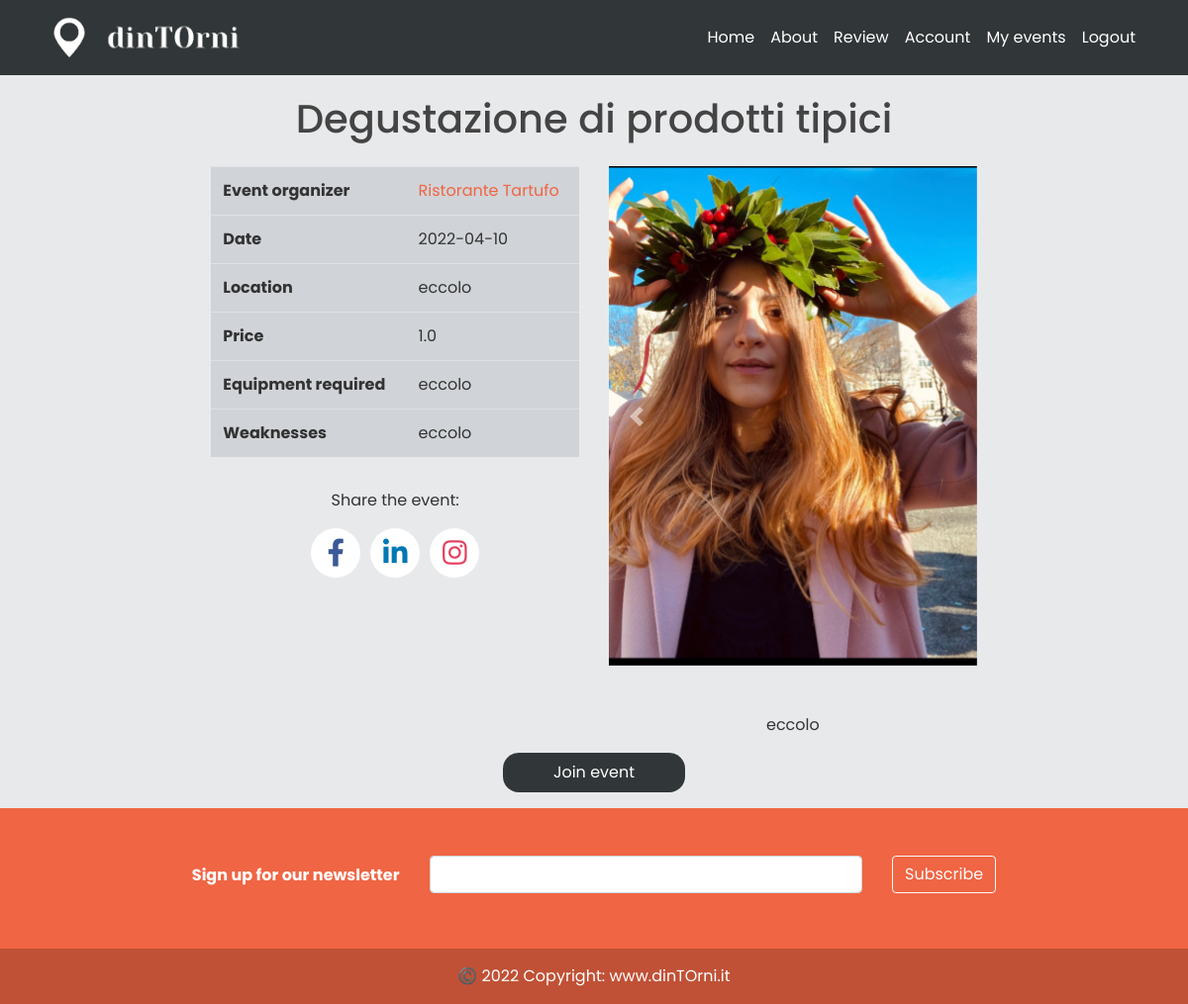
/event/9 (signed in), run on an earlier commit of the app's database.
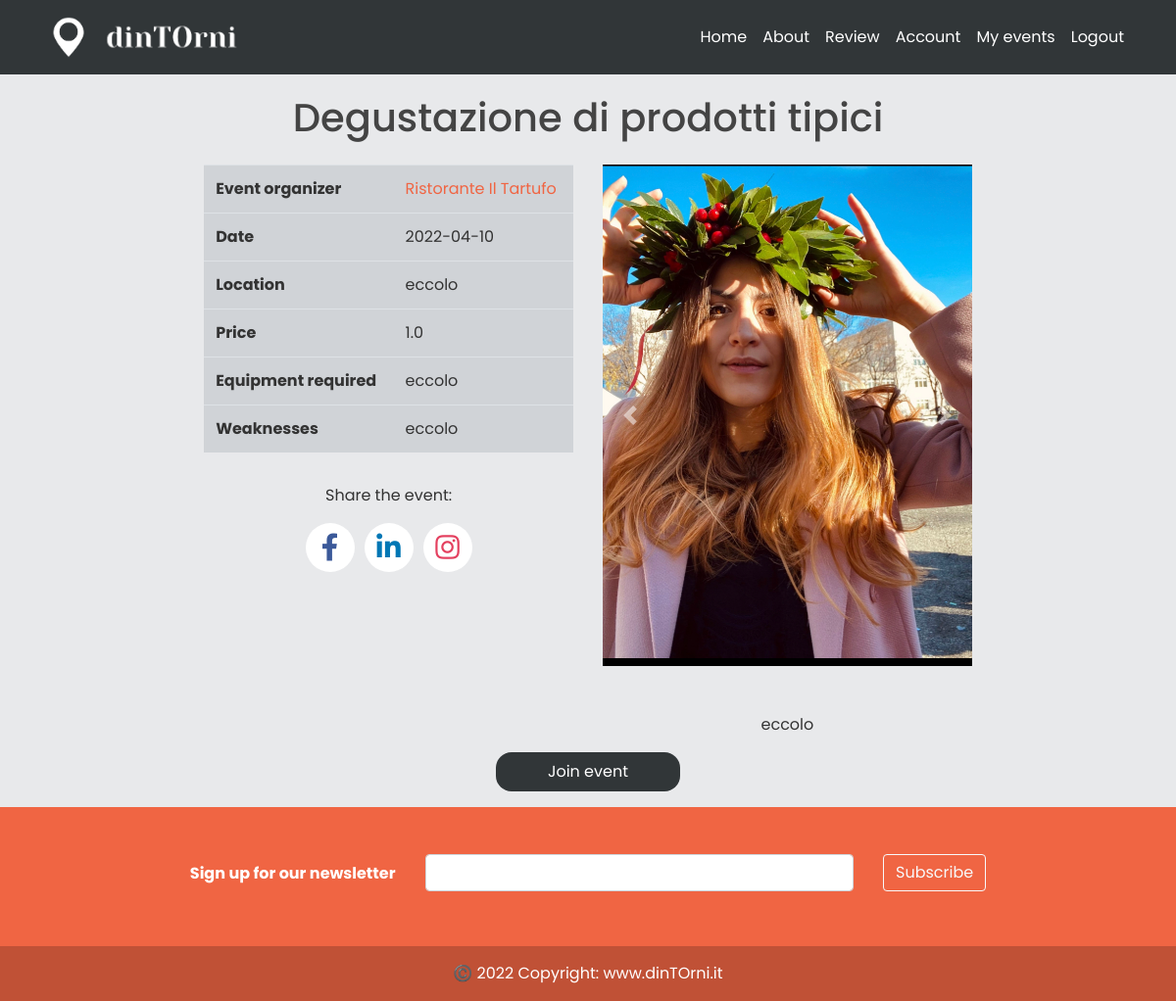
And on a later commit of the database.
### models.py (models this page shows, shortened)
class User(db.Model, UserMixin):
    _tablename__ = 'user'
    id = db.Column(db.Integer, primary_key=True)
    email = db.Column(db.String(120), unique=True, nullable=False)
    image_file = db.Column(db.String(20), nullable=False, default='default.jpg')
    password = db.Column(db.String(60), nullable=False)
    telephone = db.Column(db.Integer(), nullable=False)
    type= db.Column(db.String(20))
    __mapper_args__={
        'polymorphic_identity': 'user',
        'polymorphic_on': type
    }

class Business(User, db.Model):
    _tablename__ = 'business'
    id = db.Column(db.Integer, db.ForeignKey('user.id'), primary_key=True)
    name = db.Column(db.String(20), unique=True, nullable=False)
    vat_number = db.Column(db.Integer())#rimettere i nullable
    city = db.Column(db.String(20))
    address = db.Column(db.String(30))
    events = db.relationship('Event', backref='creator', lazy=True)
    link_facebook = db.Column(db.String())
    link_instagram = db.Column(db.String())
    link_twitter = db.Column(db.String())
    link_website = db.Column(db.String())
    __mapper_args__ = {
        'polymorphic_identity': 'business',
    }

### app/events/routes.py (the view)
@events.route("/event/<int:event_id>", methods=['GET', 'POST'])
def event(event_id):
    event = Event.query.get_or_404(event_id)
    return render_template('event.html', title='Event', event=event)

### models.py (called while the page is built)
@login_manager.user_loader
def load_user(email):
    user = User.query.get(email)
    return user

### app/templates/event.html (shortened to what this page needs)
{% extends "layout.html" %}
{% block content %}
<div class="row justify-content-center">
     <div class="p-3">
        <h1>{{ event.title }}</h1>
    </div>
</div>
<div class="container d-flex justify-content-center" >
    <div class="row justify-content-center">
        <div class="col-md-5">
            <table class="table align-middle" style="background-color: rgba(4,25,46,0.10);">
                <tbody>
                <tr>
                    <th scope="row">Event organizer</th>
                      <td><a class="" href="{{ url_for('events.business_info', event_id = event.id) }}">{{ event.creator.name }}</a></td>
                </tr>
                <tr>
                    <th scope="row">Date</th>
                    <td>{{ event.date_event }}</td>
                </tr>
                <tr>
                    <th scope="row">Location</th>
                    <td>{{ event.location }}</td>
                </tr>
                {% if event.price != 0 %}
                <tr>
                    <th scope="row">Price</th>
                    <td>{{ event.price }}</td>
                </tr>
                {% endif %}
                {% if event.equipment != "" %}
                <tr>
                    <th scope="row">Equipment required</th>
                    <td>{{ event.equipment }}</td>
                </tr>
                {% endif %}
                {% if event.weaknesses != "" %}
                <tr>
                    <th scope="row">Weaknesses</th>
                    <td>{{ event.weaknesses }}</td>
                </tr>
                {% endif %}
                </tbody>
            </table>
            <div class="project-info-box mt-0 mb-0">
                <p class="mb-0 pt-3">
                    <p class="fw-bold va-middle hide-mobile text-center">Share the event:</p>
                    <div class="social-buttons">
                      <a href="https://m.facebook.com/login" class="social-buttons__button social-button social-button--facebook" aria-label="Facebook">
                        <i class="fab fa-facebook-f"></i>
                      </a>
                      <a href="https://www.linkedin.com" class="social-buttons__button social-button social-button--linkedin" aria-label="LinkedIn">
                        <i class="fab fa-linkedin-in"></i>
                      </a>
                      <a href="https://www.instagram.com" class="social-buttons__button social-button social-button--instagram" aria-label="Instagram">
                        <i class="fab fa-instagram"></i>
                      </a>
                    </div>
                </p>
            </div>
        </div>
        <div class="col-md-5 justify-content-end" style="width: 450px">
            <div id="carouselExampleControls" class="carousel slide" data-ride="carousel">
                <div class="carousel-inner">
                    <div class="carousel-item active">
                        <img class="d-block w-100 h-100" style="height: 300px; width: 450px; object-fit: cover" src="{{ url_for('static', filename='events_pics/' + event.image_event1) }}" data-toggle="modal" data-target=".bd-example-modal-xl" alt="First slide">
                    </div>
                </div>
                <a class="carousel-control-prev" href="#carouselExampleControls" role="button" data-slide="prev">
                    <span class="carousel-control-prev-icon" aria-hidden="true"></span>
                </a>
                <a class="carousel-control-next" href="#carouselExampleControls" role="button" data-slide="next">
                    <span class="carousel-control-next-icon" aria-hidden="true"></span>
                </a>
            </div>
            <p class="mb-0 pt-5 text-center">{{ event.content }}</p>
        </div>
        {%  if current_user.username != null %}
            <div class="col-md-5 d-flex justify-content-center p-3">
                <button class="btnSubmit text-white p-2" style="background-color: #313638" onclick=location.href="{{ url_for('events.join_event', event_id=event.id)}}">Join event</button>
            </div>
        {% endif %}
    </div>
</div>
{% endblock content %}

What changed in the data, as far as the page shows it:
changed Business: creator.name "Ristorante Tartufo" → "Ristorante Il Tartufo"
